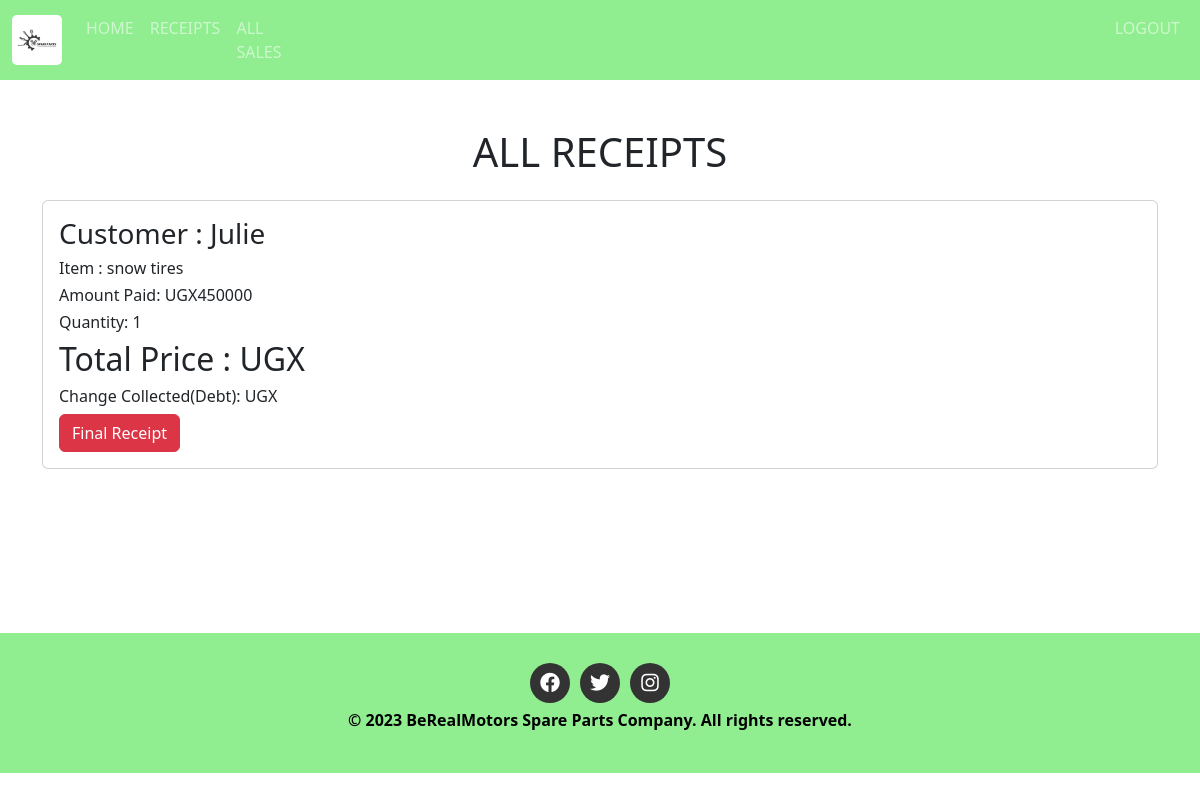
/receipt/ (signed in), run on an earlier commit of the app's database.
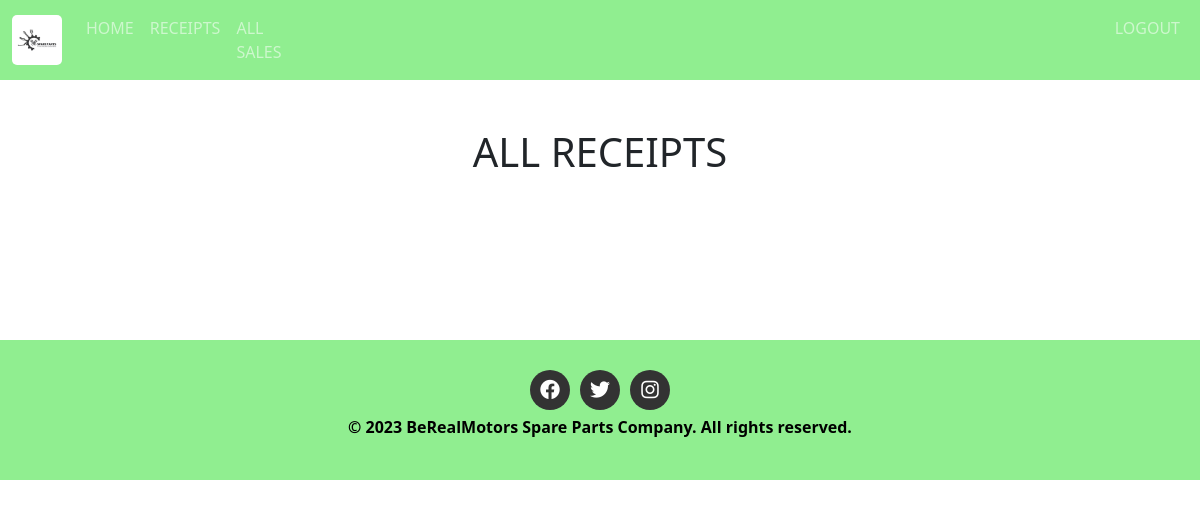
And on a later commit of the database.
### finalapplication/models.py (models this page shows)
class Sale(models.Model):
    item = models.ForeignKey(Product,on_delete=models.CASCADE,null=False,blank=False)
    date_of_sale = models.DateField(default=timezone.now)
    contact=models.CharField(max_length=50,null=False, blank=False)
    branch_name=models.CharField(max_length=50,null=False,blank=False)
    quantity=models.IntegerField(default=0,null=False, blank=False)
    amount_received = models.IntegerField(default=0,null=False, blank=False)
    issued_to=models.CharField(max_length=100,null=False, blank=False)#buyer
    part_name=models.CharField(max_length=50,null=False, blank=False)
    unit_price=models.IntegerField(default=0,null=False, blank=False)#for installments.

class Product(models.Model):
    Category_name=models.ForeignKey(Category, on_delete=models.CASCADE,null=False,blank=False)
    item_name=models.CharField(max_length=50,null=False,blank=False)
    date_of_arrival = models.DateField(default=timezone.now)
    country_of_origin=models.CharField(max_length=50,null=False,blank=False)
    total_quantity=models.IntegerField(default=0,null=False,blank=False,validators=[MinValueValidator(1)])
    issued_quantity=models.IntegerField(default=0,null=False,blank=False)
    received_quantity=models.IntegerField(default=0,null=False,blank=False)
    unit_price=models.IntegerField(default=0,null=False,blank=False)
    def __str__(self):
        return self.item_name

### finalapplication/views.py (the view)
# urls.py: path('receipt/',views.receipt,name='receipt'),
@login_required
def receipt(request):
    sales=Sale.objects.all().order_by('-id')
    return render(request,'project/receipt.html',{'sales':sales})

### templates/project/receipt.html
{% extends 'project/base.html'%} {% block content%}
<br /><br>
<div class="container">
  <h1 class="card-header text-center">ALL RECEIPTS</h1><br>
  {% for sale in sales %}
  <div class="card">
    <div class="card-body">
      <h3 class="card-title">Customer : {{sale.issued_to | title}}</h3>
      <h6 class="card-text">Item : {{sale.item}}</h6>
      <h6 class="card-text">Amount Paid:  UGX{{ sale.amount_received }}</h6>
      <h6 class="card-text">Quantity: {{sale.quantity }}</h6>
      <h2>Total Price :  UGX{{ sale.get_total }}</h2>
      <div style="flex: 1">
        <h6 class="card-text">Change Collected(Debt):  UGX{{ sale.get_change }}</h6>
        <a href="{% url 'receipt_detail' sale.id %}">
          <input
            type="submit"
            value="Final Receipt"
            class="btn btn-danger"
            type="button"
          />
        </a>
      </div>
    </div>
  </div>
  <br />
  {% endfor %}
</div>
{% endblock %}

What changed in the data, as far as the page shows it:
removed Sale: issued_to "Julie", item "snow tires", amount_received "450000", quantity "1"
